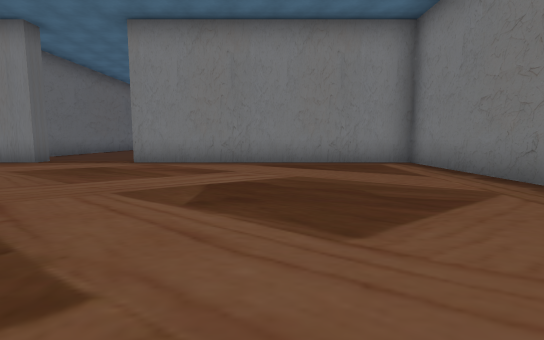
view 1 (above)

16 first-person views from a walk through a 3-D level made in the Unity game engine. The camera is 1.2 m above the floor, tilts 6° down and sees 85° across. The floor is counted in squares, 2 m on a side. Each view is taken from the middle of a square. On the plan, view 1 faces up. The plan holds only what a view shows up to about 9 squares ahead; the rest is blank. The place goes on beyond the plan. The player is left out. Some animated figures are left out. Some surface patterns are stand-ins.

view 2
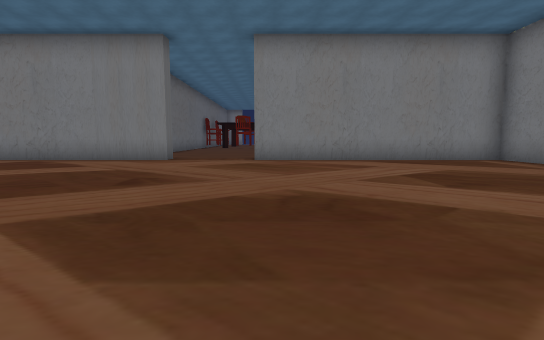

view 3
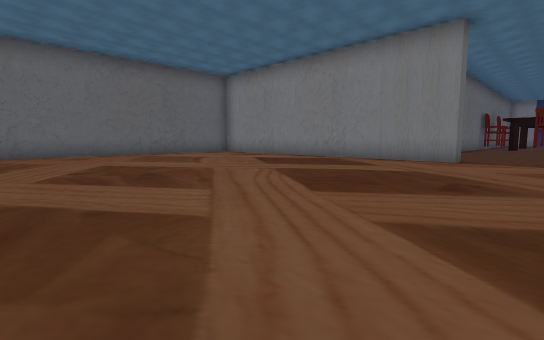

view 4
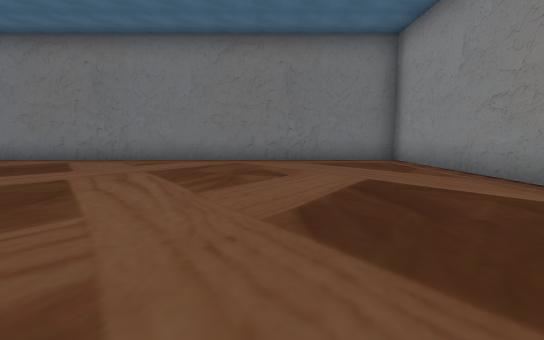

view 5
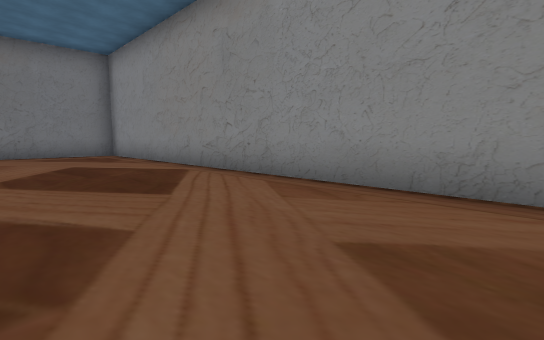

view 6
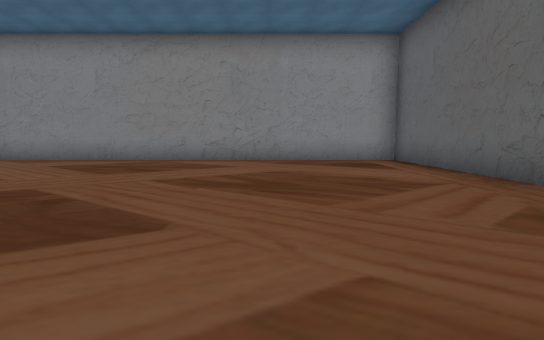

view 7
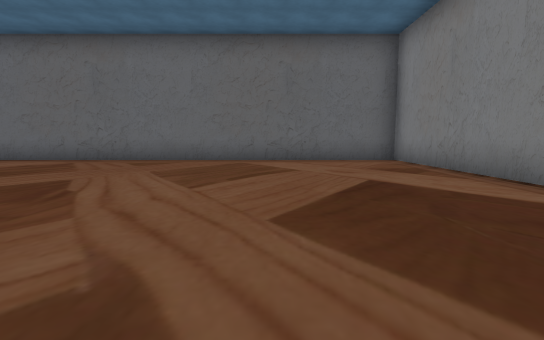

view 8
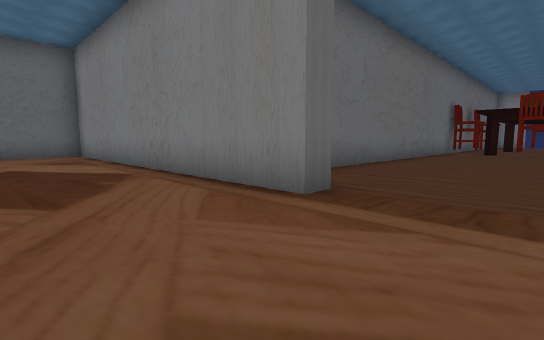

view 9
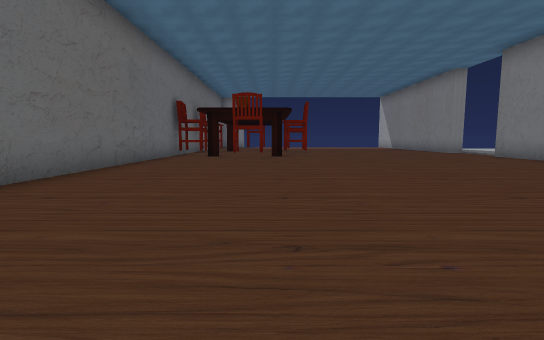

view 10
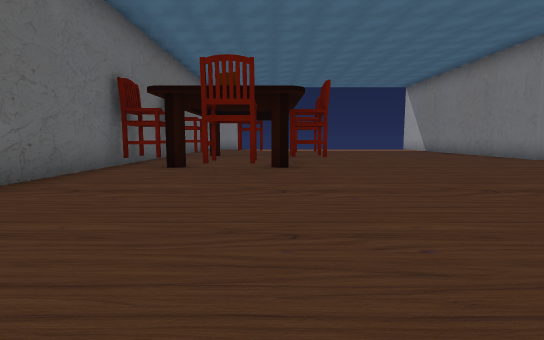

view 11
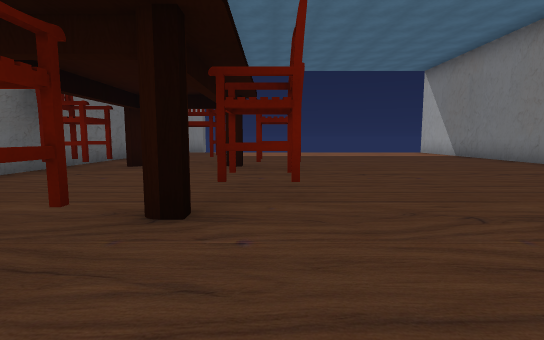

view 12
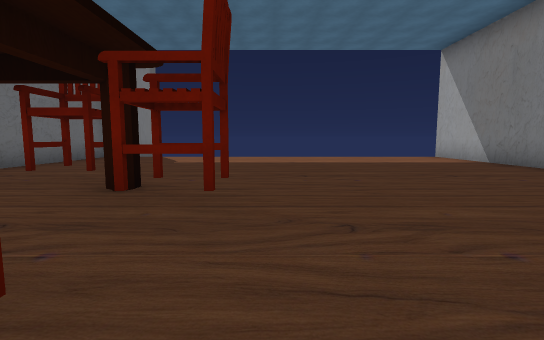

view 13
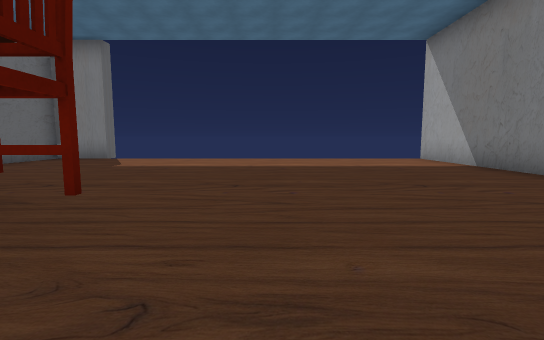

view 14
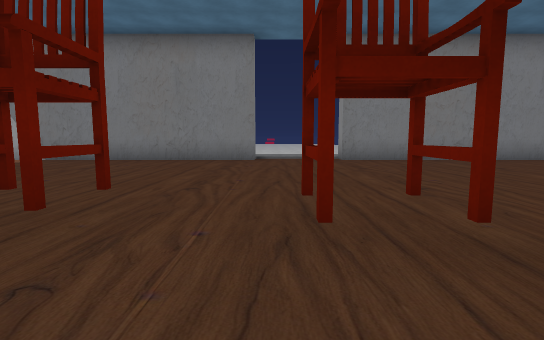

view 15
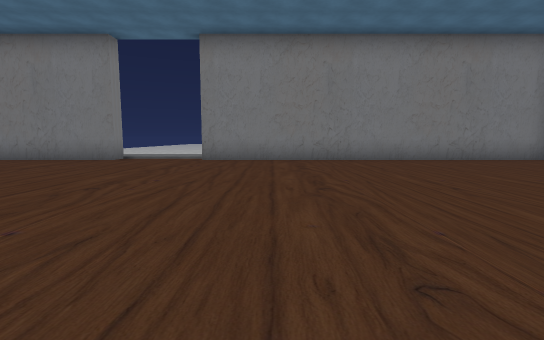

view 16
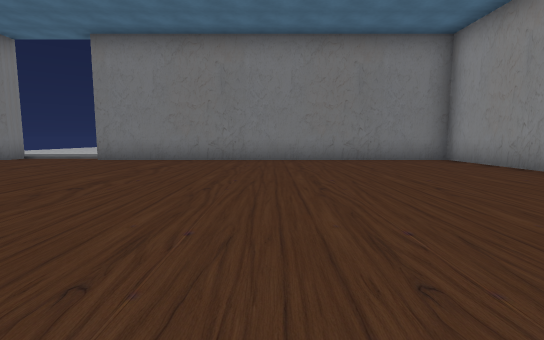

### Floor plan
Points are (right, up) in squares from view 1. A wall is a line through its corners. A room is listed if a view was taken in it or the views show most of it. See-through windows are left out.
Room 1 (views 1, 2, 3, 4, 5, 6, 7, 8, 9)
walls: (-6, 8.1) (-6, 7.5) (-15.5, 7.5) (-15.5, -5.5) (3.5, -5.5) (3.5, 7.5) (-3.5, 7.5)
ways out: opening at (-4.5, 8) to room 2
Room 2 (views 10, 11, 12, 13, 14, 15, 16)
walls: (4, 20.5) (3.5, 20.5) (3.5, 29); (0.4, 8) (3.5, 8) (3.5, 18) (4, 18); (-5.9, 29) (-7.5, 29) (-7.5, 10.2)
ways out: opening at (-4.5, 8) to room 1; opening at (4, 19.5); gap at (-6, 29)
objects: chair (-7, 19); chair (-7, 22); chair (-5, 17) to (-5, 18); chair (-5, 23) to (-4, 23); chair (-3, 19); chair (-3, 22)

Positions as (right, up) in squares from view 1, and headings:
1: (0, 0), facing up
2: (-3, -1), facing up
3: (-4, -1), facing up-left
4: (-5, -2), facing right
5: (-8, -2), facing down-right
6: (-12, 3), facing down
7: (-7, 4), facing left
8: (-4, 5), facing up-left
9: (-4, 8), facing up
10: (-4, 12), facing up
11: (-3, 16), facing up
12: (-2, 19), facing up
13: (-1, 20), facing up
14: (-5, 20), facing right
15: (-5, 16), facing right
16: (-5, 13), facing right
